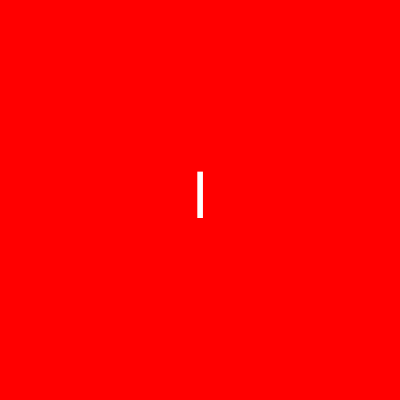
Frame 1 (no input)
Frame 60 (no input): identical to frame 1, image omitted
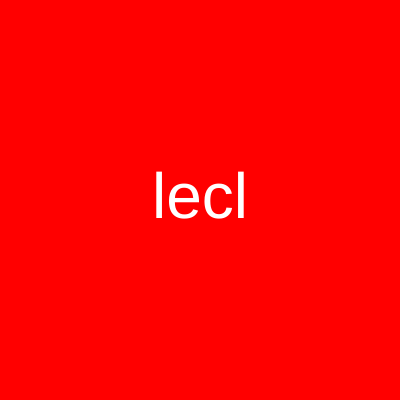
Frame 120 (the mouse pressed at the canvas centre since frame 60)

The p5.js sketch that drew these frames (run headless with seeded random() and noise() and a simulated clock; from frame 60 on, the mouse is pressed at the canvas centre):

// p5.js sketch
// ── sketch.js
function setup() {
  createCanvas(400, 400);
}

function draw() {
  background(220);
}
let palavra;

function setup() {
  createCanvas(400, 400);

  palavra = palavraAleatoria();
  
}

function palavraAleatoria() {
  
  let palavras = ["Meu", "Charles", "leclerc"];
  
  return random(palavras);
}

function inicializaCores() {
  background("red");
  fill("white");
  textSize(64);
  textAlign(CENTER, CENTER);
}

function palavraParcial(minimo, maximo) {
  let quantidade = map(mouseX, minimo, maximo, 1, palavra.length);
  let parcial = palavra.substring(0, quantidade);
  return parcial;
}

function draw() {
  
  inicializaCores();

  let texto = palavraParcial(0, width);
    
  text(texto, 200, 200);
  
}

function modoNoturno(horario) {
  if (horario > 18) {
    console.log("Você precisa ligar o modo escuro!");
  } else {
    console.log("Modo noturno não é necessário neste momento.");
  }
}

modoNoturno(15);
modoNoturno(20);
